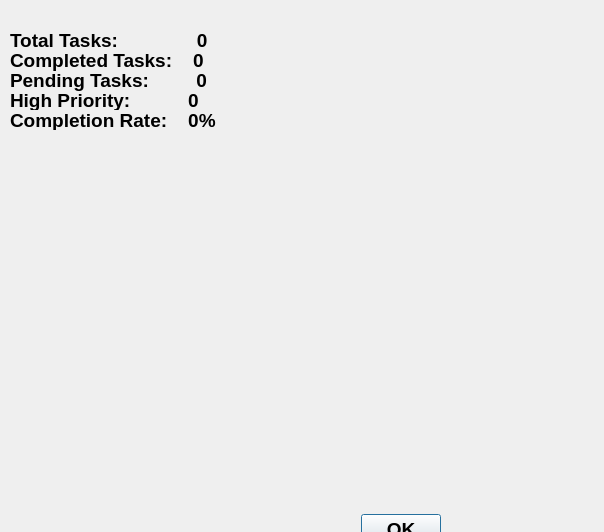
<?xml version="1.0" encoding="UTF-8"?>
<ui version="4.0">
 <class>DashboardDialog</class>
 <widget class="QDialog" name="DashboardDialog">
  <property name="geometry">
   <rect>
    <x>0</x>
    <y>0</y>
    <width>604</width>
    <height>532</height>
   </rect>
  </property>
  <property name="font">
   <font>
    <pointsize>14</pointsize>
    <bold>true</bold>
   </font>
  </property>
  <property name="windowTitle">
   <string>Analytics Dashboard</string>
  </property>
  <widget class="QLabel" name="totalTasksLabel">
   <property name="geometry">
    <rect>
     <x>10</x>
     <y>30</y>
     <width>231</width>
     <height>21</height>
    </rect>
   </property>
   <property name="text">
    <string>Total Tasks:               0</string>
   </property>
  </widget>
  <widget class="QLabel" name="completedTasksLabel">
   <property name="geometry">
    <rect>
     <x>10</x>
     <y>50</y>
     <width>241</width>
     <height>21</height>
    </rect>
   </property>
   <property name="text">
    <string>Completed Tasks:    0</string>
   </property>
  </widget>
  <widget class="QLabel" name="pendingTasksLabel">
   <property name="geometry">
    <rect>
     <x>10</x>
     <y>70</y>
     <width>241</width>
     <height>21</height>
    </rect>
   </property>
   <property name="text">
    <string>Pending Tasks:         0</string>
   </property>
  </widget>
  <widget class="QLabel" name="highPriorityLabel">
   <property name="geometry">
    <rect>
     <x>10</x>
     <y>90</y>
     <width>220</width>
     <height>20</height>
    </rect>
   </property>
   <property name="text">
    <string>High Priority:           0</string>
   </property>
  </widget>
  <widget class="QLabel" name="completionRateLabel">
   <property name="geometry">
    <rect>
     <x>10</x>
     <y>110</y>
     <width>281</width>
     <height>20</height>
    </rect>
   </property>
   <property name="text">
    <string>Completion Rate:    0%</string>
   </property>
  </widget>
  <widget class="QWidget" name="horizontalLayoutWidget">
   <property name="geometry">
    <rect>
     <x>5</x>
     <y>20</y>
     <width>210</width>
     <height>121</height>
    </rect>
   </property>
   <layout class="QHBoxLayout" name="horizontalLayout"/>
  </widget>
  <widget class="QDialogButtonBox" name="buttonBox">
   <property name="geometry">
    <rect>
     <x>300</x>
     <y>510</y>
     <width>141</width>
     <height>40</height>
    </rect>
   </property>
   <property name="standardButtons">
    <set>QDialogButtonBox::StandardButton::Ok</set>
   </property>
  </widget>
 </widget>
 <resources/>
 <connections/>
</ui>
